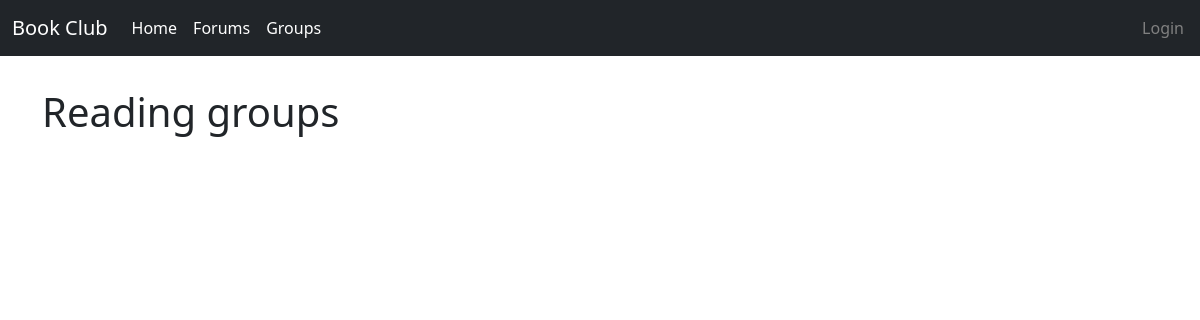
/group/, run on an earlier commit of the app's database.
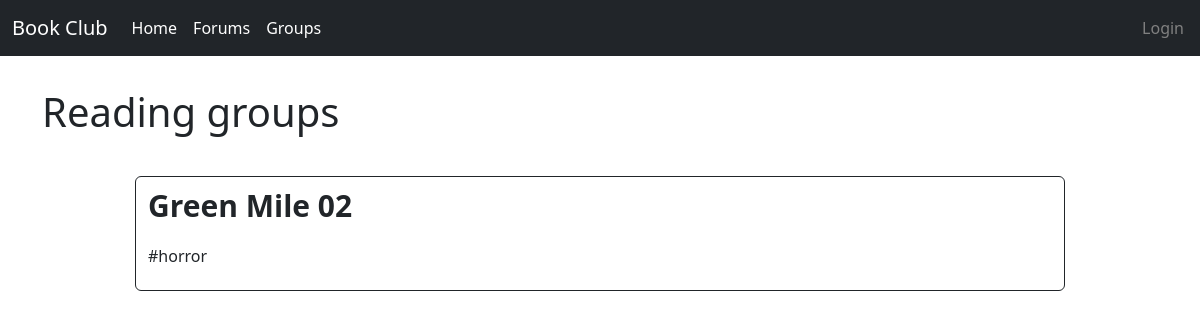
And on a later commit of the database.
### group/models.py (models this page shows, shortened)
class Group(models.Model):
    topic=models.CharField(max_length=300, blank=False)
    description = models.TextField(max_length=1000, blank=True)
    interest=models.ForeignKey(Interest, blank=True, on_delete=models.CASCADE)
    creator = models.ForeignKey(User, blank=False, on_delete=models.CASCADE)

class Interest(models.Model):
    name = models.CharField(max_length=200)
    def __str__(self):
        return self.name

### group/views.py (the view)
# urls.py: path('', views.group_list, name='list'),
def group_list(request):
    groups_list = Group.objects.order_by('-id')
    return render(request, 'group/list.html', {'instance_list':groups_list})

### group/templates/group/list.html (shortened to what this page needs)
{% extends 'main/layout.html' %}
{% block content %}
<div class="row mb-3 ">
    <div class="col-10">
        <h1>Reading groups</h1>
    </div>
</div>
<div class="container col-10">
    <div class="row justify-content-center">
        {% for el in instance_list %}
        <a href="{% url 'group:show' id=el.id %}" class="btn btn-outline-dark mt-3 mb-3">
            <div class="forum-item">
                <p class="topic">{{ el.topic }}</p>
                <div class="details">
                    <p class="name">#{{ el.interest }}</p>
                </div>
            </div>
        </a>
        {% endfor %}
    </div>
</div>
{% endblock %}

What changed in the data, as far as the page shows it:
added Group: topic "Green Mile 02", interest "horror"
